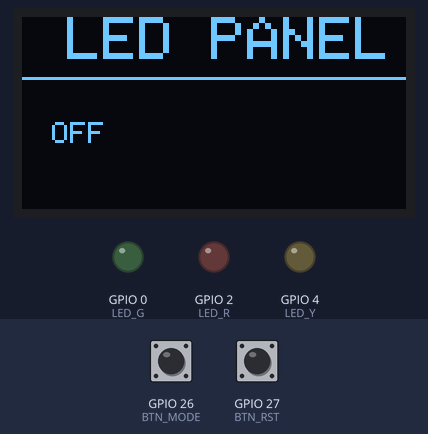
This program was run on a simulated ESP32. Shown: 128×64 one-colour display, output pins drawn as LEDs (lit = HIGH). The inputs (shaded band) are chosen by the test bench; at power-on: GPIO 26 (BTN_MODE) HIGH, GPIO 27 (BTN_RST) HIGH.

Above: at 1.2 s.
1.3 s: GPIO 26 (BTN_MODE) pulled LOW for 0.15 s
At 2.8 s:
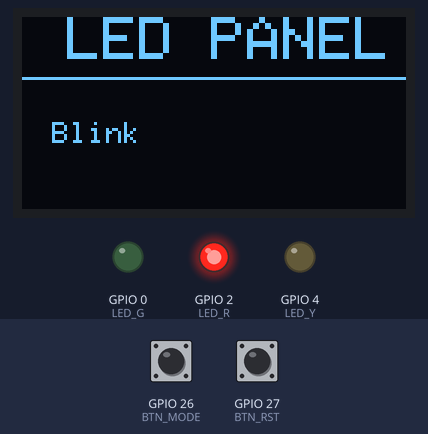
4.4 s: GPIO 26 (BTN_MODE) pulled LOW for 1 s
At 5.1 s:
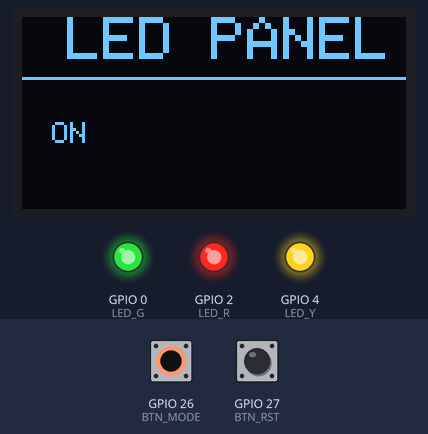
6.9 s: GPIO 26 (BTN_MODE) pulled LOW for 0.15 s
At 7.09 s:
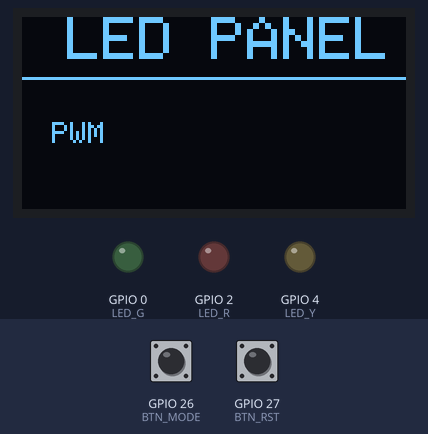
7.6 s: GPIO 27 (BTN_RST) pulled LOW for 0.15 s
At 8.8 s:
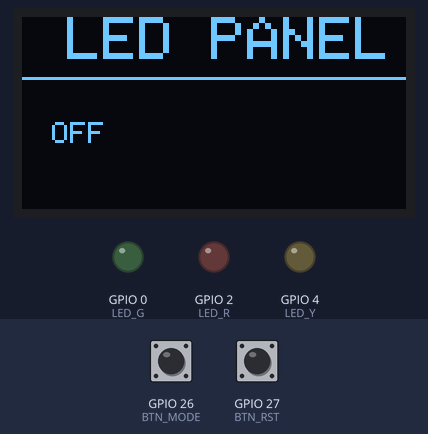
9.2 s: GPIO 26 (BTN_MODE) pulled LOW for 3.2 s
At 11.5 s:
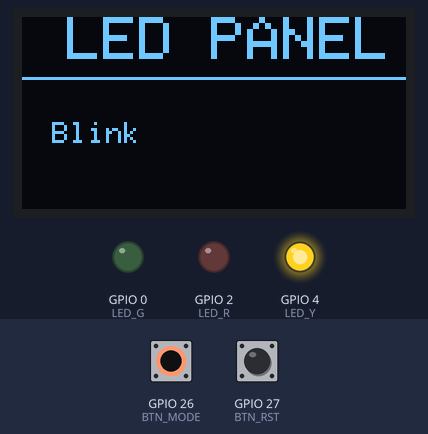
14.5 s: GPIO 27 (BTN_RST) pulled LOW for 1 s
At 15.2 s:
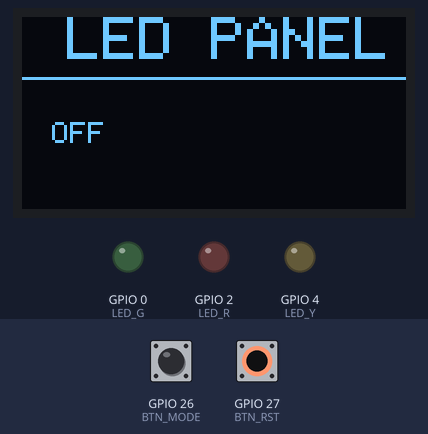
Timing chart, 0 to 17.5 s (numbered marks = the images above; inputs shaded):
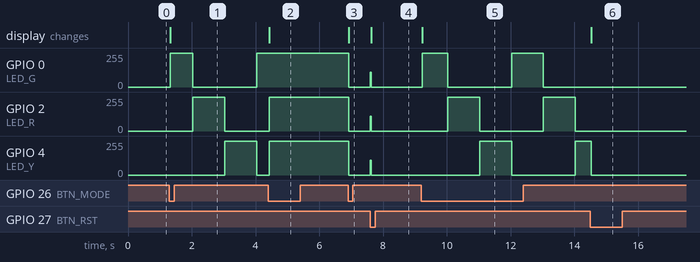

The program:

main.cpp
```cpp
#include <Arduino.h>
#include <Wire.h>
#include <Adafruit_GFX.h>
#include <Adafruit_SSD1306.h>

#define W 128
#define H 64
Adafruit_SSD1306 scr(W, H, &Wire, -1);

#define LED_Y 4
#define LED_G 0
#define LED_R 2
#define BTN_MODE 26
#define BTN_RST 27

#define CH_Y 0
#define CH_G 1
#define CH_R 2
#define FREQ 4000
#define RES 8

hw_timer_t *blinkT = nullptr;

int modeSel = 0;
int blinkStep = 0;
bool oldMode = HIGH;
bool oldRst = HIGH;
unsigned long tPrev = 0;
const int tDelay = 600;
volatile unsigned long tick = 0;

void IRAM_ATTR timerTick() {
  tick++;
}

void showScreen() {
  scr.clearDisplay();
  scr.setTextSize(2);
  scr.setTextColor(SSD1306_WHITE);
  scr.setCursor(15, 0);
  scr.println("LED PANEL");
  scr.drawLine(0, 20, 127, 20, SSD1306_WHITE);
  scr.setTextSize(1);
  scr.setCursor(10, 35);
  if (modeSel == 0) scr.print("OFF");
  else if (modeSel == 1) scr.print("Blink");
  else if (modeSel == 2) scr.print("ON");
  else if (modeSel == 3) scr.print("PWM");
  scr.display();
}

void setup() {
  Serial.begin(115200);
  pinMode(LED_Y, OUTPUT);
  pinMode(LED_G, OUTPUT);
  pinMode(LED_R, OUTPUT);
  pinMode(BTN_MODE, INPUT_PULLUP);
  pinMode(BTN_RST, INPUT_PULLUP);

  if (!scr.begin(SSD1306_SWITCHCAPVCC, 0x3C)) {
    while (true);
  }

  ledcSetup(CH_Y, FREQ, RES);
  ledcSetup(CH_G, FREQ, RES);
  ledcSetup(CH_R, FREQ, RES);
  ledcAttachPin(LED_Y, CH_Y);
  ledcAttachPin(LED_G, CH_G);
  ledcAttachPin(LED_R, CH_R);

  blinkT = timerBegin(0, 80, true);
  timerAttachInterrupt(blinkT, &timerTick, true);
  timerAlarmWrite(blinkT, 1000000, true);
  timerAlarmEnable(blinkT);

  ledcWrite(CH_Y, 0);
  ledcWrite(CH_G, 0);
  ledcWrite(CH_R, 0);
  showScreen();
}

void loop() {
  bool nowMode = digitalRead(BTN_MODE);
  bool nowRst = digitalRead(BTN_RST);

  if (millis() - tPrev > tDelay) {
    if (nowMode == LOW && oldMode == HIGH) {
      modeSel = (modeSel + 1) % 4;
      blinkStep = 0;
      showScreen();
      tPrev = millis();
    }
    if (nowRst == LOW && oldRst == HIGH) {
      modeSel = 0;
      blinkStep = 0;
      showScreen();
      tPrev = millis();
    }
  }

  oldMode = nowMode;
  oldRst = nowRst;

  if (modeSel == 0) {
    ledcWrite(CH_Y, 0);
    ledcWrite(CH_G, 0);
    ledcWrite(CH_R, 0);
  }
  else if (modeSel == 1) {
    static unsigned long lastTick = 0;
    if (tick != lastTick) {
      lastTick = tick;
      blinkStep = (blinkStep + 1) % 3;
      if (blinkStep == 0) {
        ledcWrite(CH_Y, 255);
        ledcWrite(CH_G, 0);
        ledcWrite(CH_R, 0);
      } else if (blinkStep == 1) {
        ledcWrite(CH_Y, 0);
        ledcWrite(CH_G, 255);
        ledcWrite(CH_R, 0);
      } else {
        ledcWrite(CH_Y, 0);
        ledcWrite(CH_G, 0);
        ledcWrite(CH_R, 255);
      }
    }
  }
  else if (modeSel == 2) {
    ledcWrite(CH_Y, 255);
    ledcWrite(CH_G, 255);
    ledcWrite(CH_R, 255);
  }
  else if (modeSel) {
    for (int i = 0; i <= 255 && modeSel == 3; i++) {
      ledcWrite(CH_Y, i);
      ledcWrite(CH_G, i);
      ledcWrite(CH_R, i);
      delay(5);
      if (digitalRead(BTN_MODE) == LOW || digitalRead(BTN_RST) == LOW) return;
    }
    for (int i = 255; i >= 0 && modeSel == 3; i--) {
      ledcWrite(CH_Y, i);
      ledcWrite(CH_G, i);
      ledcWrite(CH_R, i);
      delay(5);
      if (digitalRead(BTN_MODE) == LOW || digitalRead(BTN_RST) == LOW) return;
    }
  }
}
```

Measured:
- after the input at 1.3 s, GPIO 0 (LED_G): 0/255 → 255/255 at once, → 0/255 0.70 s later, → 255/255 2.0 s later; GPIO 2 (LED_R): 0/255 → 255/255 after 0.73 s, → 0/255 1.0 s later; GPIO 4 (LED_Y): 0/255 → 255/255 after 1.7 s, → 0/255 1.0 s later; the display: changes at once (image 1)
- after the input at 4.4 s, GPIO 0 (LED_G): stays 255/255 (without the input it goes to 0/255 after 0.63 s); GPIO 4 (LED_Y): 0/255 → 255/255 after 0.03 s instead of 1.6 s; the display: changes at once (image 2)
- after the input at 6.9 s, GPIO 0 (LED_G), GPIO 2 (LED_R), GPIO 4 (LED_Y): 255/255 → 0/255 at once, → 109/255 0.67 s later; the display: changes at once (image 3)
- after the input at 7.6 s, the display: changes at once (image 4)
- after the input at 9.2 s, GPIO 0 (LED_G): 0/255 → 255/255 at once, → 0/255 0.80 s later, → 255/255 2.0 s later, → 0/255 1.0 s later; GPIO 2 (LED_R): alternates 255/255 for 1.0 s and 0/255 for 2.0 s, starting after 0.83 s; GPIO 4 (LED_Y): 0/255 → 255/255 after 1.8 s, → 0/255 1.0 s later, → 255/255 2.0 s later; the display: changes at once (image 5)
- after the input at 14.5 s, GPIO 0 (LED_G): stays 0/255 (without the input it goes to 255/255 after 0.53 s); GPIO 2 (LED_R): stays 0/255 (without the input it goes to 255/255 after 1.5 s); the display: changes at once (image 6)
